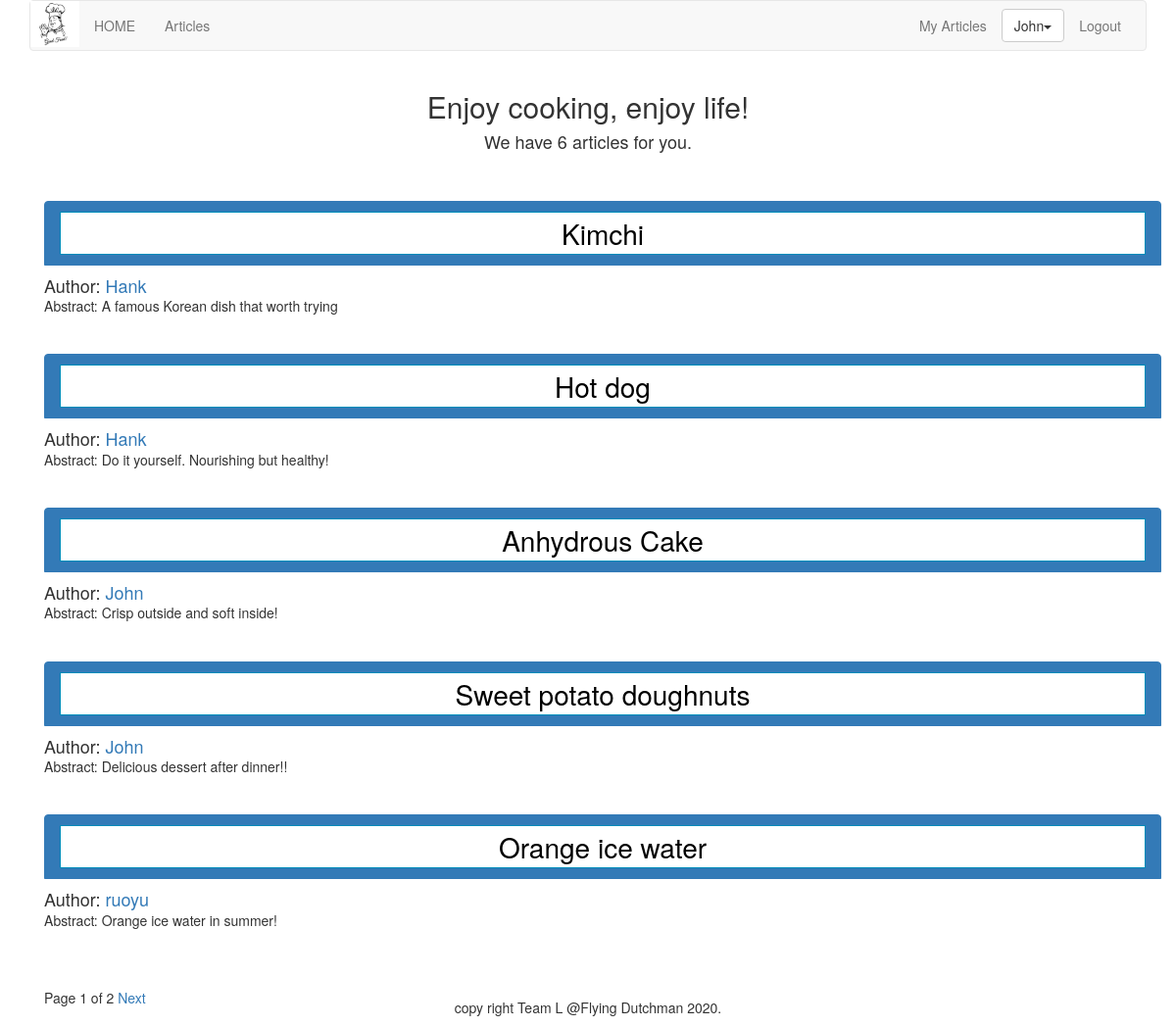
/article/list-article-titles/ (signed in), run on the app's committed database.
### article/models.py (models this page shows, shortened)
class ArticlePost(models.Model):
    author = models.ForeignKey(User, on_delete=models.CASCADE, related_name="article")
    title = models.CharField(max_length=200)
    abstract = models.CharField(max_length=200)
    slug = models.SlugField(max_length=500)
    column = models.ForeignKey(ArticleColumn, on_delete=models.CASCADE, related_name="article_column")
    body = models.TextField()
    created = models.DateTimeField(default=timezone.now)
    updated = models.DateTimeField(auto_now=True)
    users_like = models.ManyToManyField(User, related_name="articles_like", blank=True)
    users_view = models.ManyToManyField(User, related_name="articles_view", blank=True)
    class Meta:
        ordering = ("-updated",)
        index_together = (('id', 'slug'),)
    def get_url_path(self):
        return reverse("article:article_content", args=[self.id, self.slug])

### article/list_views.py (the view)
# urls.py: path('list-article-titles/', list_views.article_titles, name="article_titles"),
def article_titles(request, username=None):
    if username:
        user = User.objects.get(username=username)
        articles_title = ArticlePost.objects.filter(author=user)
        try:
            userinfo = user.userinfo
        except:
            userinfo = None
    else:
        articles_title = ArticlePost.objects.all()
    paginator = Paginator(articles_title, 5)
    page = request.GET.get('page')
    try:
        current_page = paginator.page(page)
        articles = current_page.object_list
    except PageNotAnInteger:
        current_page = paginator.page(1)
        articles = current_page.object_list
    except EmptyPage:
        current_page = paginator.page(paginator.num_pages)
        articles = current_page.object_list
    if username:
        return render(request, "article/list/author_articles.html",
                      {"articles": articles, "page": current_page, "userinfo": userinfo, "user": user})
    return render(request, "article/list/article_titles.html", {"articles": articles, "page": current_page})

### article/templatetags/article_tags.py (called while the page is built)
@register.simple_tag
def total_articles():
    return ArticlePost.objects.count()

### templates/article/list/article_titles.html (shortened to what this page needs)
{% extends "base.html" %}
{% load article_tags %}
{% block content %}
<div class="row text-center vertical-middle-sm">
    <h2>Enjoy cooking, enjoy life!</h2>
    <h4>We have {% total_articles %} articles for you.</h4>
</div>
<br>
<br>
<div class="container">
    {% for article in articles %}
    <div class="list-group">
        <a href="{{article.get_url_path}}" class="list-group-item active">
            <button class="button" style="vertical-align:middle">
                {{article.title}}
            </button>
        </a>
        <h4 class="list-group-item-text">Author: <a
                href="{% url 'article:author_articles' article.author.username %}">{{article.author.username}}</a></h4>
        <p class="list-group-item-text">Abstract: {{article.abstract}}</p>
        <br>
    </div>
    {% endfor %}
    {% include "paginator.html" %}
</div>
{% endblock %}

### templates/header.html (shortened to what this page needs)
{% load staticfiles %}
<div class="container">
    <nav class="navbar navbar-default" role="navigation">
        <div class="navbar-header">
            <img src="{% static '/images/logo.jpg' %}" width="50px">
        </div>
        <div>
            <ul class="nav navbar-nav" role="navigation">
                <li><a href="{% url 'home' %}">HOME</a></li>
                <li><a href="{% url 'article:article_titles' %}">Articles</a></li>
            </ul>
            <ul class="nav navbar-nav navbar-right" style="margin-right:10px">
                <li><a href="{% url 'article:article_column' %}">My Articles</a></li>
                {% if user.is_authenticated %}
                <li>
                    <div class="dropdown" style="margin-top:8px">
                        <button class='btn btn-default dropdown-toggle' type='button' id='dropdownMenu'
                            data-toggle='dropdown'>
                            {{ user.username }}<span class='caret'></span>
                        </button>
                    </div>
                </li>
                <li><a href="{% url 'account:user_logout' %}">Logout</a></li>
                {% else %}
                <li><a href="{% url 'account:user_login' %}">Login</a></li>
                <li><a href="{% url 'account:user_register' %}">Sign up</a></li>
                {% endif %}
            </ul>
        </div>
    </nav>
</div>

### templates/article/list/article_titles.html (style rules this page uses)
.button { background-color: white; color: black; border: 0.5px solid #008CBA; width: 100%; text-align: center; font-size: 28px; }

### data on the page
ArticlePost: title "Kimchi", author.username "Hank", abstract "A famous Korean dish that worth trying"
ArticlePost: title "Hot dog", author.username "Hank", abstract "Do it yourself. Nourishing but healthy!"
ArticlePost: title "Anhydrous Cake", author.username "John", abstract "Crisp outside and soft inside!"
ArticlePost: title "Sweet potato doughnuts", author.username "John", abstract "Delicious dessert after dinner!!"
ArticlePost: title "Orange ice water", author.username "ruoyu", abstract "Orange ice water in summer!"

### other printed values
{{ user.username }} "John"
{{ page.number }} "1"
{{ page.paginator.num_pages }} "2"
